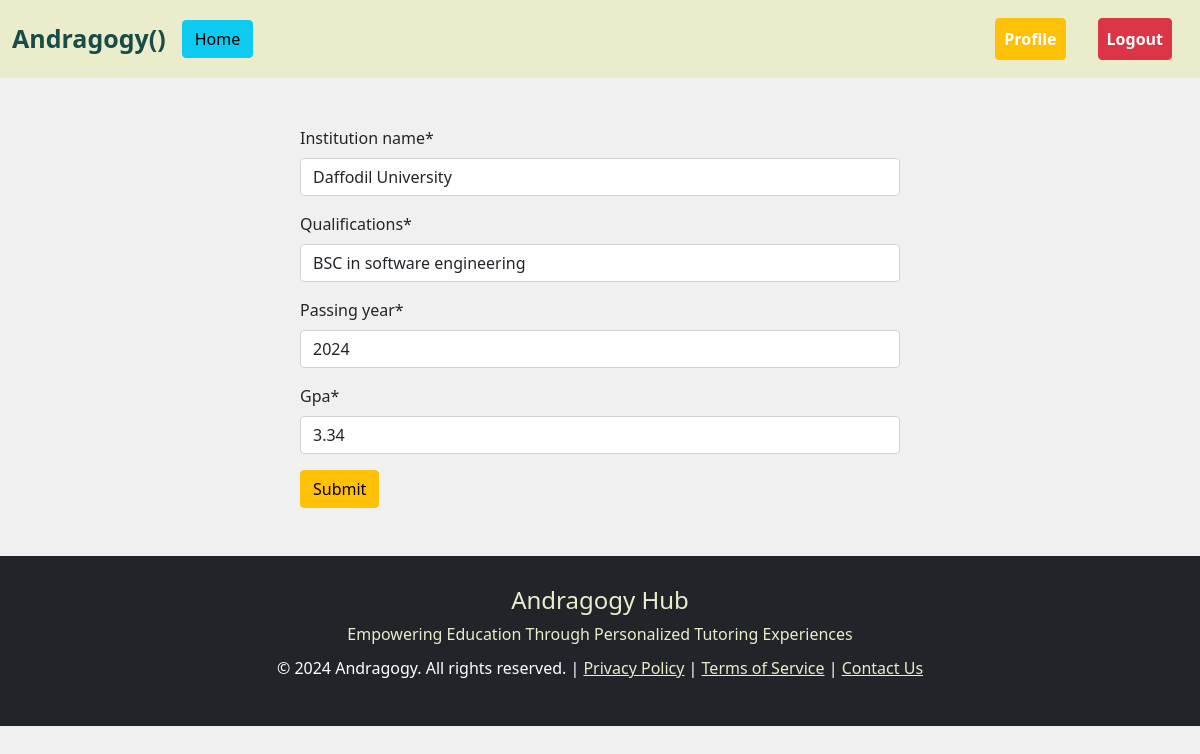
The app's page /accounts/edit/userdetails/17 (signed in) with its own data.
### accounts/models.py (models this page shows, shortened)
class Userdetails(models.Model):
    user = models.ForeignKey(User, on_delete=models.CASCADE, default=None, null=True)
    institution_name = models.CharField(max_length=100)
    qualifications = models.CharField(max_length=100)
    passing_year = models.CharField(max_length=15)
    gpa = models.CharField(max_length=15)

### accounts/views.py (the view)
# urls.py: path('edit/userdetails/<int:id>', views.edit_userdetails, name='edit_userdetails'),
@login_required
def edit_userdetails(request, id):
    userdetails = models.Userdetails.objects.get(pk=id)
    userdetails_form = forms.UserdetailsForm(instance=userdetails)
    if request.method == 'POST':
        userdetails_form = forms.UserdetailsForm(request.POST, instance=userdetails)
        if userdetails_form.is_valid():
            userdetails_form.save()
            return redirect('profile')
    return render(request, 'add_userdetails.html', {'form' : userdetails_form})

### accounts/forms.py
class UserdetailsForm(forms.ModelForm):
    class Meta:
        model = Userdetails
        fields = ['institution_name', 'qualifications', 'passing_year', 'gpa']

### accounts/templates/add_userdetails.html (shortened to what this page needs)
{% extends 'base.html' %} {% block content %}
    {% load crispy_forms_tags %}
    <div style="width:50%; margin:auto;">
      <form method="post">
        {{form|crispy}}
        <input class="btn btn-warning" type="submit" value="Submit">
      </form>
    </div>
{% endblock %}

### records on screen
Userdetails: institution_name "Daffodil University", qualifications "BSC in software engineering", passing_year "2024", gpa "3.34"
